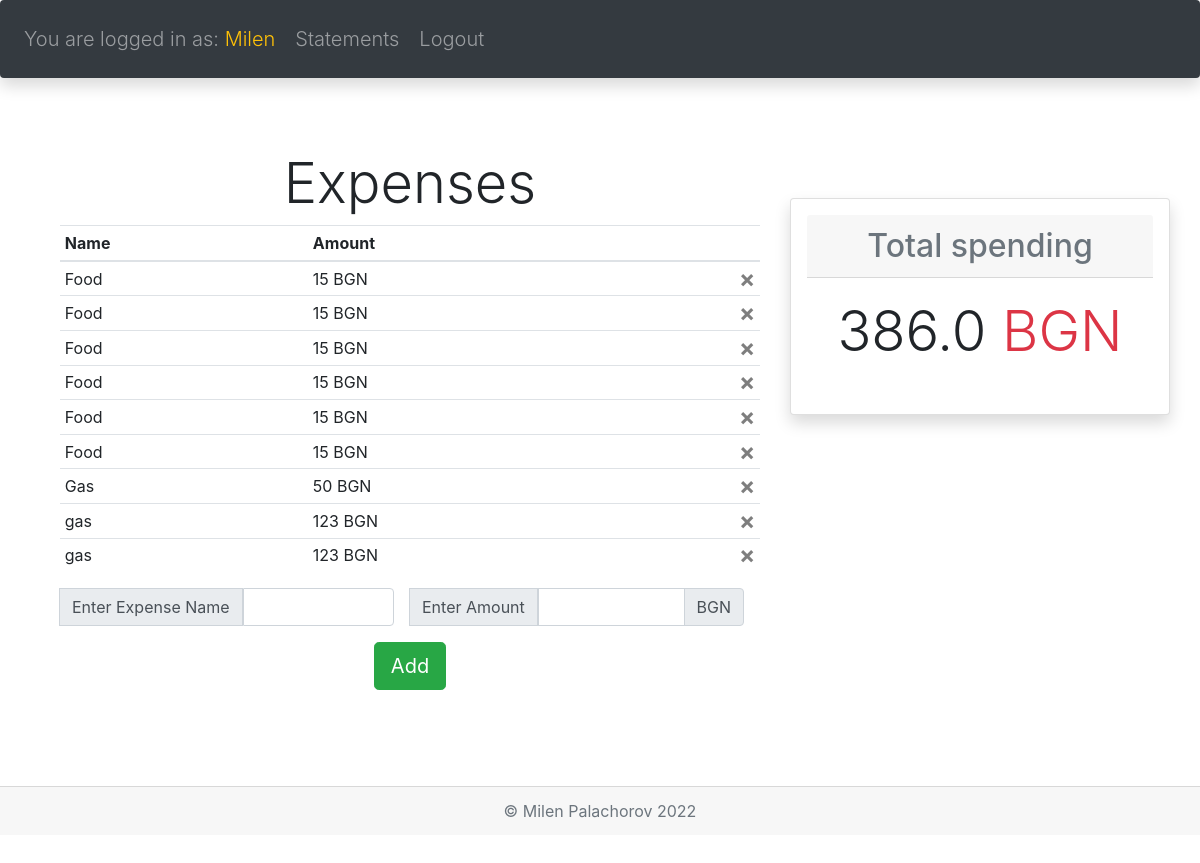
The app's page /home (signed in), older data.
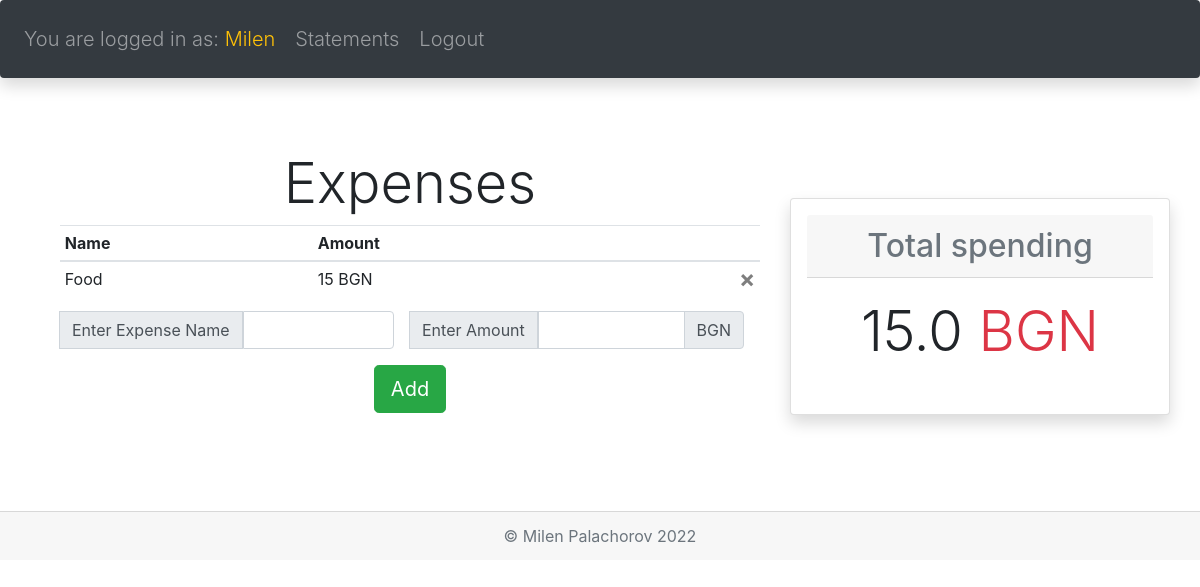
The same page, newer data.
### financetracker/models.py (models this page shows)
class User(db.Model, UserMixin):
    id = db.Column(db.Integer, primary_key=True)
    email = db.Column(db.String(150), unique=True)
    password = db.Column(db.String(150))
    first_name = db.Column(db.String(150))
    expenses = db.relationship('Expense')

class Expense(db.Model):
    id = db.Column(db.Integer, primary_key=True)
    expense_name = db.Column(db.String(150))
    expense_amount = db.Column(db.String(15))
    user_id = db.Column(db.Integer, db.ForeignKey('user.id'))

### financetracker/views.py (the view, shortened to what this page needs)
@views.route('/home', methods=['GET', 'POST'])
@login_required
def home():
    query = Expense.query.all()
    total = 0
    for expense in query:
        if expense.user_id == current_user.id:
            total += float(expense.expense_amount)
    return render_template('home.html', user=current_user, total=round(total, 3))

### financetracker/__init__.py (called while the page is built)
def create_app():
    app = Flask(__name__)
    app.config['SECRET_KEY'] = 'zHyouxw7ztlfgkUV6RfLYY4pifWvT8CD'
    app.config['SQLALCHEMY_DATABASE_URI'] = f'sqlite:///{DB_NAME}'
    app.config['UPLOAD_FOLDER'] = UPLOAD_FOLDER
    @app.route('/')
    def home():
        return redirect(url_for('views.home'))
    db.init_app(app)
    login_manager = LoginManager()
    login_manager.login_view = 'auth.login'
    login_manager.init_app(app)
    @login_manager.user_loader
    def load_user(id):
        return User.query.get(int(id))
    from .views import views
    from .auth import auth
    app.register_blueprint(views, url_prefix='/')
    app.register_blueprint(auth, url_prefix='/')
    from .models import User
    create_database(app)
    migrate = Migrate(app, db)
    return app

### financetracker/templates/home.html
{% extends 'base.html' %} {% block title %}Home{% endblock %}
{% block content %}
<div class="row">
    <div class="col-md-8">
        <div class="container-fluid">
            <h4 class='display-4' align="center">Expenses</h4>
            <table class="table table-sm table-hover">
                <thead>
                <tr>
                    <th scope="col">Name</th>
                    <th scope="col">Amount</th>
                    <th></th>
                </tr>
                </thead>
                <tbody>
                {% for expense in user.expenses %}
                <tr>
                    <td> {{ expense.expense_name }}</td>
                    <td>{{ expense.expense_amount }} BGN</td>
                    <td><a class="close" href="{{url_for('views.delete',id=expense.id)}}">&times;</a></td>
                </tr>
                {% endfor %}
                </tbody>
            </table>
            <form class="form-group" method="POST">
                <div class="d-flex mb-3">
                    <div class="input-group mr-3">
                        <div class="input-group-append">
                            <span class="input-group-text">Enter Expense Name</span>
                        </div>
                        <input type="text" class="form-control" aria-label="Amount" id="expense_name"
                               name="expense_name">
                    </div>
                    <div class="input-group mr-3">
                        <div class="input-group-append">
                            <span class="input-group-text">Enter Amount</span>
                        </div>
                        <input type="text" class="form-control" aria-label="Amount" id="expense_amount"
                               name="expense_amount">
                        <div class="input-group-append">
                            <span class="input-group-text">BGN</span>
                        </div>
                    </div>
                </div>
                <button type="submit" class="btn btn-success btn-lg d-flex mx-auto mb-5">Add</button>
            </form>
        </div>
    </div>
    <div class="card col-md-4 my-5 mh-100 h-50 d-inline-block shadow p-3 mb-5 bg-body rounded">
        <h2 class="card-header bd-title text-secondary" align="center">Total spending</h2>
        <div class="card-body" align="center">
            <h5 class="card-title display-4">{{ total }} <span class="text-danger">BGN</span></h5>
        </div>
    </div>
</div>
    {% endblock %}

### financetracker/templates/base.html (shortened to what this page needs)
<!DOCTYPE html>
<html lang="en">
<head>
    <link
            rel="stylesheet"
            href="https://stackpath.bootstrapcdn.com/bootstrap/4.4.1/css/bootstrap.min.css"
    />
    <link
            rel="stylesheet"
            href="https://stackpath.bootstrapcdn.com/font-awesome/4.7.0/css/font-awesome.min.css"
    />
</head>
<body>
<nav class="navbar navbar-expand-lg navbar-dark bg-dark shadow p-3 mb-5 bg-body rounded">
    <div class="collapse navbar-collapse" id="navbar">
        <div class="navbar-nav ">
            {% if user.is_authenticated %}
            <a class="nav-item nav-link lead mr-1" id="home" href="/home"> You are logged in as:
                <span class="navbar-item navbar-light bg-light bg-dark text-warning mt-2 mr-auto lead">{{ current_user.first_name }}</span></a>
            <a class="nav-item nav-link lead mr-1" id="statement" href="/statement">Statements</a>
            <a class="nav-item nav-link lead mr-1" id="logout" href="/logout">Logout</a>
            {% else %}
            <a class="nav-item nav-link lead" id="login" href="/login">Login</a>
            <a class="nav-item nav-link lead" id="sign-up" href="/sign-up">Sign-Up</a>
            {% endif %}
        </div>
    </div>
</nav>
<br>
<div class="container">
    {% block content %}
    {% endblock %}
</div>
<div class="card-footer text-muted my-5" align="center">
    &copy; Milen Palachorov 2022
</div>
</body>
</html>

Row changes from the older to the newer data that the page shows:
removed Expense: expense_name "Food", expense_amount "15"
removed Expense: expense_name "Food", expense_amount "15"
removed Expense: expense_name "Food", expense_amount "15"
removed Expense: expense_name "Food", expense_amount "15"
removed Expense: expense_name "Food", expense_amount "15"
removed Expense: expense_name "Gas", expense_amount "50"
removed Expense: expense_name "gas", expense_amount "123"
removed Expense: expense_name "gas", expense_amount "123"
Text that changed along with them:
{{ total }}: "386.0" → "15.0"
